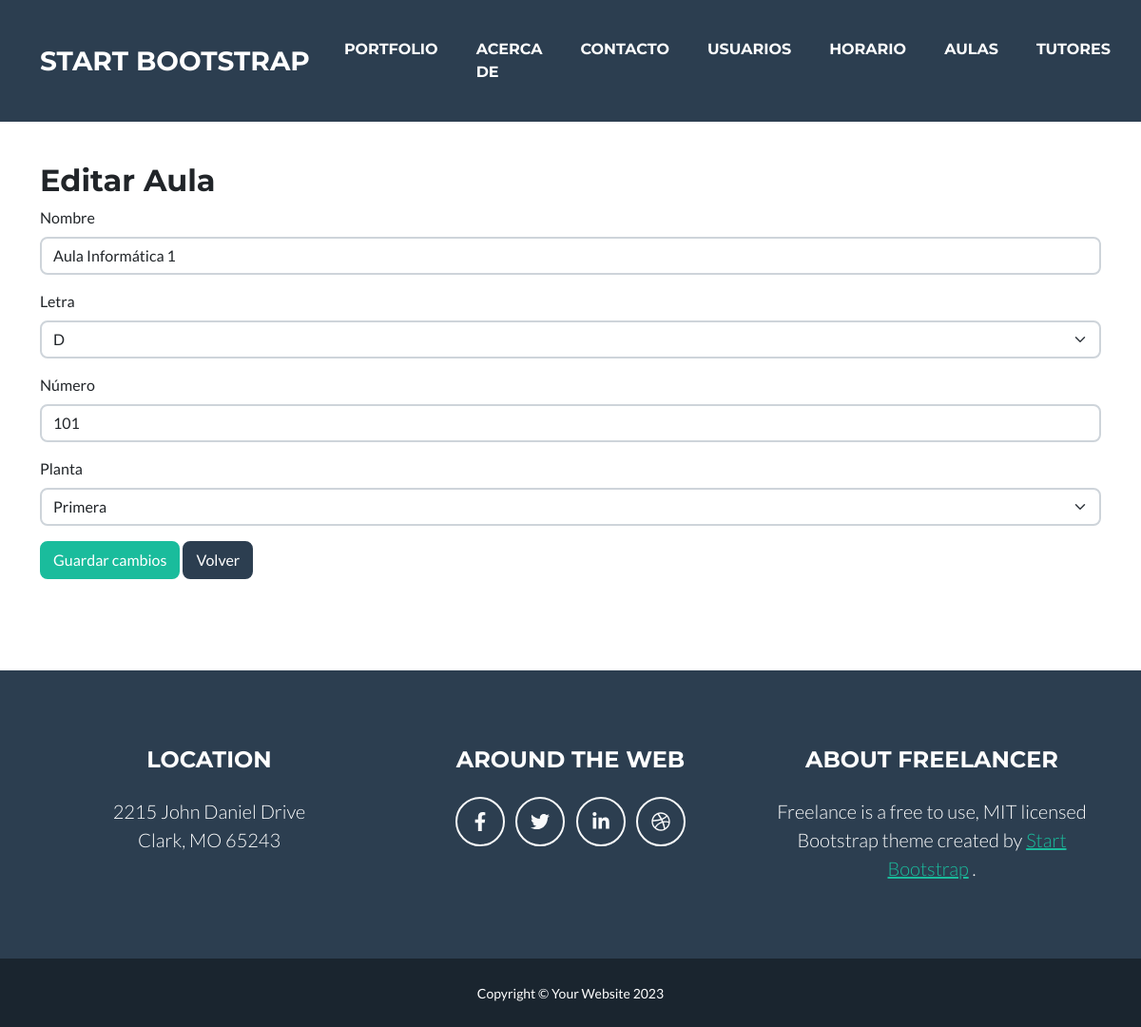
Screenshot of /aulas?seccion=aulas&accion=editar&id=1 with the database file from the repository.
### tables this page shows
CREATE TABLE aulas(
    id      INT AUTO_INCREMENT PRIMARY KEY,
    nombre  VARCHAR(100) NOT NULL,
    letra   CHAR(1) NOT NULL,
    numero  INT NOT NULL UNIQUE,
    planta  CHAR(1),  

     
    usuario_alta      VARCHAR(255),
    ip_alta           CHAR(15),
    fecha_sis_alta    TIMESTAMP DEFAULT CURRENT_TIMESTAMP,
    usuario_modi      VARCHAR(255),
    ip_modi           CHAR(15),
    fecha_modi        TIMESTAMP NULL DEFAULT NULL
);

### includes/campo.php (called while the page is built, shortened)
<?php
    class Campo {
        private static $instancia = null;
        private static $val = array();
        private function __construct() {
            foreach($_GET as $campo => $valor) {
                if (self::comprobar_inyeccion($valor)) {
                    self::$val[$campo] = $valor;
                }
            }
        }
        public static function getInstancia(): Campo {
            if (self::$instancia == null) {
                self::$instancia = new Campo();
            }
            return self::$instancia;
        }
        static function val($campo,$set_value = '') {
            if (empty($set_value)) {
                return self::$val[$campo] ?? null;
            } else {
                self::$val[$campo] = $set_value;
            }
        }
        static function comprobar_inyeccion($valor) {
            return True;
        }
    }

### includes/idioma.php (called while the page is built, shortened)
<?php
    class Idioma {
        private static $instancia = null;
        public static $lit = array();
        private function __construct($idioma = 'ES') {
            $archivo = __DIR__ . '/../lang/es.txt';
            if (file_exists($archivo)) {
                $descriptor = fopen($archivo, 'r');
                if ($descriptor) {
                    while ($linea = fgets($descriptor)) {
                        $linea = trim($linea);
                        if ($linea === '') continue;
                        $partes_linea = explode(':', $linea, 2);
                        $clave = trim($partes_linea[0]);
                        $valor = trim($partes_linea[1]);
                        self::$lit[$clave] = $valor;
                    }
                }
            } else {
                self::$lit['error'] = "Archivo de idioma no encontrado: $archivo";
            }
        }
        public static function getInstancia(): Idioma {
            if (self::$instancia == null) {
                self::$instancia = new Idioma();
            }
            return self::$instancia;
        }
        static function lit($campo) {
            return self::$lit[$campo] ?? "[$campo]";
        }
    }

### includes/template.php (called while the page is built, shortened)
<?php
    class Template {
        public function __construct($templateDir='tpl') {
            $this->templateDir = rtrim($templateDir,'/');
        }
        public function render($file,$vars = []) {
            $path = "{$this->templateDir}/{$file}.tpl";
            $contenido = file_get_contents($path);
            foreach ($vars as $key => $value) {
                $contenido = preg_replace('/{{\s*'. preg_quote($key,'/') .'\s*}}/', htmlspecialchars($value),$contenido );
            }
            return $contenido;
        }
        static function header($titulo,$descripcion='',$author='1DAW') {
            $template = new Template();
            return $template->render('header',[
                'titulo'      => $titulo,
                'description' => $descripcion,
                'author'      => $author,
                'base'        => BASE_URL
            ]);
        }
        static function nav() {
            $template = new Template();
            return $template->render('navegacion',[
                'portfolio' => Idioma::lit('portfolio'),
                'acercade'  => Idioma::lit('acercade'),
                'contacto'  => Idioma::lit('contacto'),
                'usuarios'  => Idioma::lit('usuarios'),
                'horario'   => Idioma::lit('horario'),
                'aula'      => Idioma::lit('aula'),
                'base'      => BASE_URL
            ]);
        }
        static function footer() {
            $template = new Template();
            return $template->render('footer',[
                'base' => BASE_URL
            ]);
        }
        static function seccion($seccion) {
            switch($seccion) {
                case 'aulas':
                    if (isset($_GET['accion']) && $_GET['accion'] == 'crear') {
                        $contenido = AulasController::crear();
                    } elseif (isset($_GET['accion']) && $_GET['accion'] == 'editar') {
                        $contenido = AulasController::editar();
                    } elseif (isset($_GET['accion']) && $_GET['accion'] == 'eliminar') {
                        $contenido = AulasController::eliminar();
                    } else {
                        $contenido = AulasController::pintar();
                    }
                break;
            }
            return $contenido;
        }
    }

### includes/bbdd/bbdd.php (called while the page is built, shortened)
<?php
    class BBDD {
        private static $instancia = null;
        private mysqli $conexion;
        private string $host     = '127.0.0.1';
        private string $usuario  = 'root';
        private string $password = '';
        public  static string $baseDatos = 'lanzarote';
        private function __construct() {
            $this->conexion = new mysqli(
                 $this->host
                ,$this->usuario
                ,$this->password
                ,self::$baseDatos
            );
            $this->conexion->set_charset("utf8mb4");
        }
        public static function getInstancia(): BBDD {
            if (self::$instancia == null) {
                self::$instancia = new BBDD();
            }
            return self::$instancia;
        }
        public function getConexion(): mysqli {
            return $this->conexion;
        }
    }

### includes/bbdd/query.php (called while the page is built, shortened)
<?php
    class Query{
        private $resultado = null;
        public function __construct(string $sql)
        {
            $this->conexion = BBDD::getInstancia()->getConexion();
            $this->resultado = $this->conexion->query($sql);
            return $this;
        }
        public function recuperar(){
            $registro = $this->resultado->fetch_assoc();
            return $registro;
        }
    }

### includes/modelos/aula.php (called while the page is built, shortened)
<?php
    class Aula {
        public function __construct($datos = []) {
            $this->nombre = $datos['nombre'] ?? null;
            $this->letra  = $datos['letra']  ?? null;
            $this->numero = $datos['numero'] ?? null;
            $this->planta = $datos['planta'] ?? null;
        }
        public static function find($id) {
            $q = new Query("SELECT * FROM aulas WHERE id = '{$id}'");
            $fila = $q->recuperar();
            return $fila ? new self($fila) : null;
        }
    }

### index.php (the view, shortened to what this page needs)
<?php
    if (Campo::val('modo') == 'ajax') {
        header('Content-Type: application/json');
        $salida = [];
        $salida['titulo'] = Idioma::lit('titulo'.Campo::val('oper'))." ". Idioma::lit(Campo::val('seccion'));
        $salida['contenido'] = Template::seccion(Campo::val('seccion'));
        echo json_encode($salida);
    } else {
        echo Template::header(Idioma::lit('title_'.Campo::val('seccion')));
        echo Template::nav();
        echo Template::seccion(Campo::val('seccion'));
    }
    if (Campo::val('modo') != 'ajax') {
        echo Template::footer();
    }
?>

### includes/paginas/aulas.controller.php (shortened to what this page needs)
<?php
    class AulasController {
        public static function editar() {
            $id = $_GET['id'] ?? null;
            $aula = Aula::find($id);
            return "
                <div class=\"container contenido\">
                    <section class=\"page-section\">
                        <h2>Editar Aula</h2>
                        <form method=\"post\">
                            <div class=\"mb-3\">
                                <label class=\"form-label\">Nombre</label>
                                <input type=\"text\" name=\"nombre\" class=\"form-control\" value=\"{$aula->nombre}\" required>
                            </div>
                            <div class=\"mb-3\">
                                <label class=\"form-label\">Letra</label>
                                <select name=\"letra\" class=\"form-select\" required>
                                    <option value=\"D\" ".($aula->letra=='D'?'selected':'').">D</option>
                                    <option value=\"I\" ".($aula->letra=='I'?'selected':'').">I</option>
                                </select>
                            </div>
                            <div class=\"mb-3\">
                                <label class=\"form-label\">Número</label>
                                <input type=\"number\" name=\"numero\" class=\"form-control\" value=\"{$aula->numero}\" required>
                            </div>
                            <div class=\"mb-3\">
                                <label class=\"form-label\">Planta</label>
                                <select name=\"planta\" class=\"form-select\" required>
                                    <option value=\"P\" ".($aula->planta=='P'?'selected':'').">Primera</option>
                                    <option value=\"S\" ".($aula->planta=='S'?'selected':'').">Segunda</option>
                                    <option value=\"T\" ".($aula->planta=='T'?'selected':'').">Tercera</option>
                                </select>
                            </div>
                            <button type=\"submit\" class=\"btn btn-primary\">Guardar cambios</button>
                            <a href=\"?seccion=aulas\" class=\"btn btn-secondary\">Volver</a>
                        </form>
                    </section>
                </div>
            ";
        }
    }

### css/estilos.css (style rules this page uses)
.contenido { margin-top:25px; }

### rows the page displays
aulas: nombre "Aula Informática 1", numero "101", planta "Primera"

### other values shown
Template::nav() "START BOOTSTRAP PORTFOLIO ACERCA DE CONTACTO USUARIOS HORARIO AULAS TUTORES"
Template::footer() "LOCATION 2215 John Daniel Drive Clark, MO 65243 AROUND THE WEB ABOUT FREELANCER Freelance is a free to use, MIT licensed Bootstrap theme created by Start Bootstrap . Copyright © Your Website 2023"
